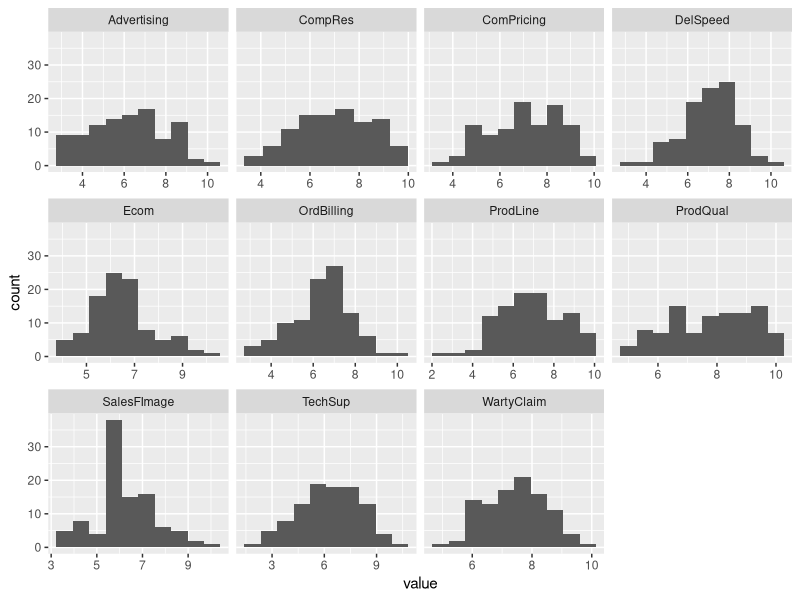
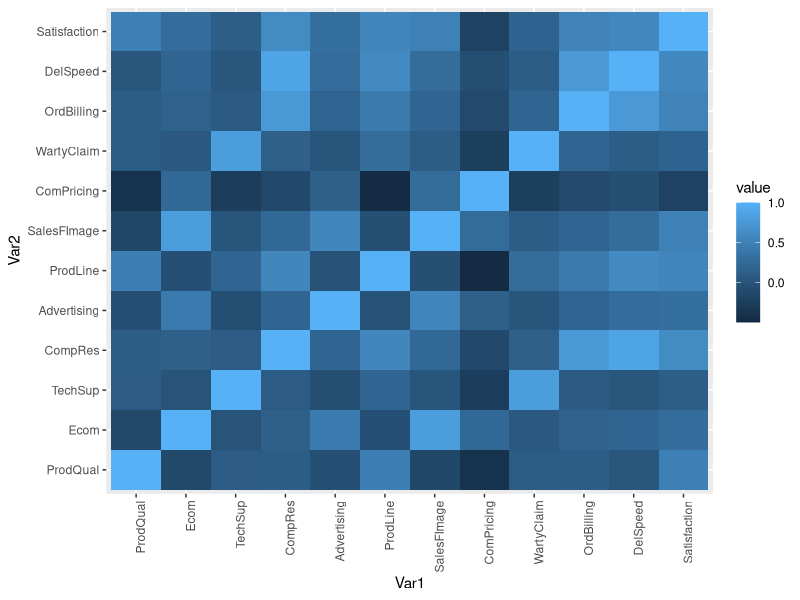

Reproduce these figures in R, in order.
## ---- chunk 1
knitr::opts_chunk$set(echo = TRUE)
## ---- chunk 2
# Reading the csv file 'Factor-Hair-Revised.csv'

factor_hair_raw <- read.csv('Factor-Hair-Revised.csv')
print(head(factor_hair_raw))
## ---- chunk 3
# Removing the id column
factor_hair_raw <- factor_hair_raw[,c(2:13)]
print(head(factor_hair_raw))
## ---- chunk 4
# Looking at the summary statistics
summary(factor_hair_raw)
## ---- chunk 5
# As the independent variable for the analysis is Satisfaction, creating a separate dataframe for the dependent variables. This is useful for easily doing feature scaling and centering. Helps in improving the data quality
dependent_raw <- factor_hair_raw[,c(1:11)]
# Even though most of the fatures seem to be on a similar scale, some of the features has max value 5.7 and some of them has 9.9. This is almost 40% different. So doing feature scaling helps in ignoring the units of measurements of each feature and helps in better model interpretation.
dependent_scaled <- data.frame(lapply(dependent_raw, function(x) scale(x, center = FALSE, scale = max(x, na.rm = FALSE)/10)))
summary(dependent_scaled)
## ---- chunk 6
library(tidyr)
library(ggplot2)
# Looking at the frequency distribution of all the columns
ggplot(gather(dependent_scaled), aes(value)) + 
    geom_histogram(bins = 10) + 
    facet_wrap(~key, scales = 'free_x')
## ---- chunk 7
# Adding the independent column back to the scaled dataframe
factor_hair_scaled <- dependent_scaled
factor_hair_scaled[,c(12)] <-factor_hair_raw[,c(12)]
names(factor_hair_scaled)[12]<-'Satisfaction'
print(head(factor_hair_scaled))
## ---- chunk 8
# RUnning the regression model for every column
lm_func <- function(y) {
  model <- lm(Satisfaction ~ y, data = factor_hair_scaled)
  summary(model)
}
lapply(factor_hair_scaled[,1:11], lm_func)
## ---- chunk 9
attach(factor_hair_scaled)
# Building a modelby combining all the features
# Checking the naive model without verifying the correlation of the dependent variables.
naive_model <- lm(Satisfaction~.,factor_hair_scaled)
summary(naive_model)
## ---- chunk 10
# Checking if there is any correlation between the variables. 
library(reshape2)
factor_hair_cor <- cor(factor_hair_scaled)
melted_cor <- melt(factor_hair_cor)
## ---- chunk 11
# Plotting the hearmap of the correlations
library(ggplot2)
ggplot(data = melted_cor, aes(x=Var1, y=Var2, fill=value)) + 
  geom_tile() +
  theme(axis.text.x=element_text(angle=90,hjust=1)) 
## ---- chunk 12
# Checking the possibility of dimenionality reduction

library(psych)
dependent_corr <- cor(dependent_scaled)
print(cortest.bartlett(dependent_corr,nrow(dependent_scaled)))
## ---- chunk 13
# Finding out eigen values and eigen vectors
dep_eigen <- eigen(dependent_corr)
dep_eigen_val <- dep_eigen$values
dep_eigen_vectors <- dep_eigen$vectors

print(dep_eigen_val)
## ---- chunk 14
# Loadings and communality
pc <- principal(r=dependent_scaled, nfactors = 4, rotate = 'varimax')
pc
## ---- chunk 15
# Before performing the linear regression, combining Principal component scores and the independent variable to a dataframe
pca_factor_hair <- data.frame(pc$scores)
colnames(pca_factor_hair) <- c('ServiceQuality','Marketing','CustomerSupport','ProductQuality')
pca_factor_hair
## ---- chunk 16
pca_factor_hair[,c(5)] <- factor_hair_raw[,c(12)]
names(pca_factor_hair)[5]<-'Satisfaction'
pca_factor_hair
## ---- chunk 17
final_model <- lm(Satisfaction~.,pca_factor_hair)
summary(final_model)

